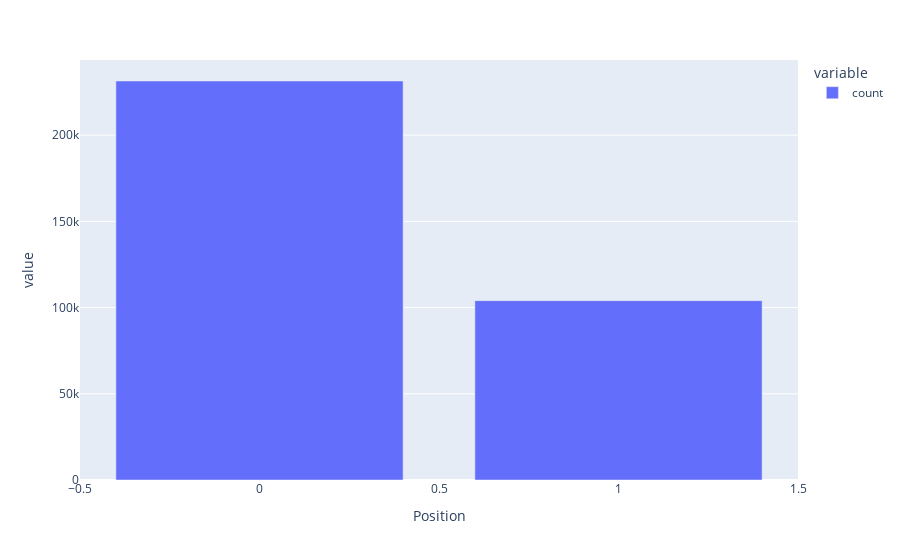

The notebook cell this image was saved under:
### Code cell
# df = df[df.Position <= 20]
# df['Position'].loc[df.Position != 1] = 0
df = df[df.Position <= 20]
df['Position'].loc[df.Position <= 3] = 1
df['Position'].loc[df.Position > 3] = 0
px.bar(df.Position.value_counts())

### Figure 1 — Plotly figure (JSON) as saved in the notebook; plotly's stock layout.template omitted (floating-point values rounded to 4 significant figures)
{"data": [{"alignmentgroup": "True", "hovertemplate": "variable=count<br>Position=%{x}<br>value=%{y}<extra></extra>", "legendgroup": "count", "marker": {"color": "#636efa", "pattern": {"shape": ""}}, "name": "count", "offsetgroup": "count", "orientation": "v", "showlegend": true, "textposition": "auto", "type": "bar", "x": [0, 1], "xaxis": "x", "y": [231406, 104027], "yaxis": "y"}], "layout": {"barmode": "relative", "legend": {"title": {"text": "variable"}, "tracegroupgap": 0}, "margin": {"t": 60}, "xaxis": {"anchor": "y", "domain": [0, 1], "title": {"text": "Position"}}, "yaxis": {"anchor": "x", "domain": [0, 1], "title": {"text": "value"}}}}
